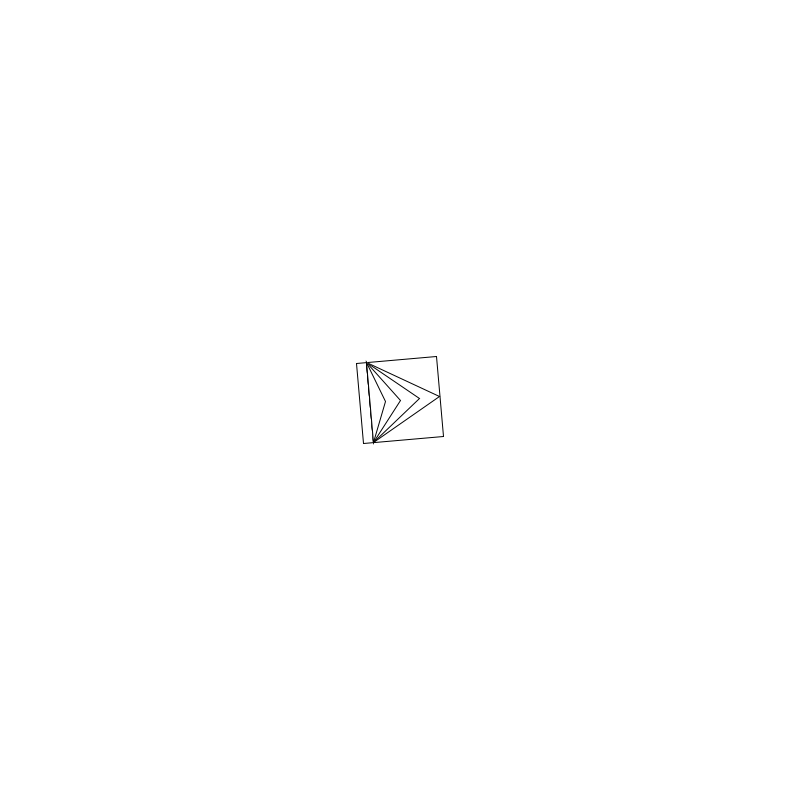
Frame 1 (no input)
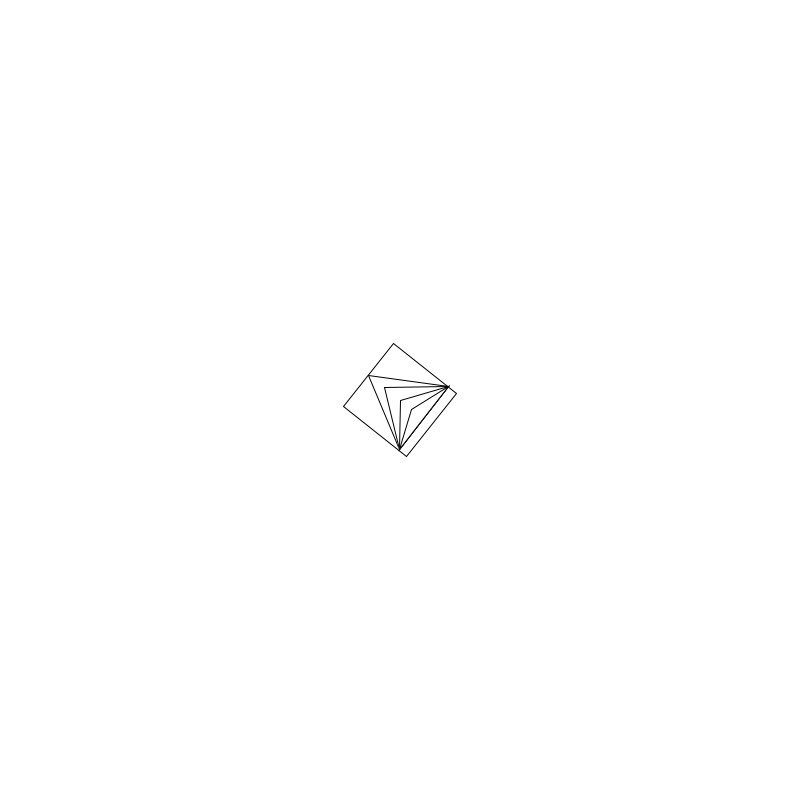
Frame 60 (the mouse pressed at the canvas centre just before this capture)
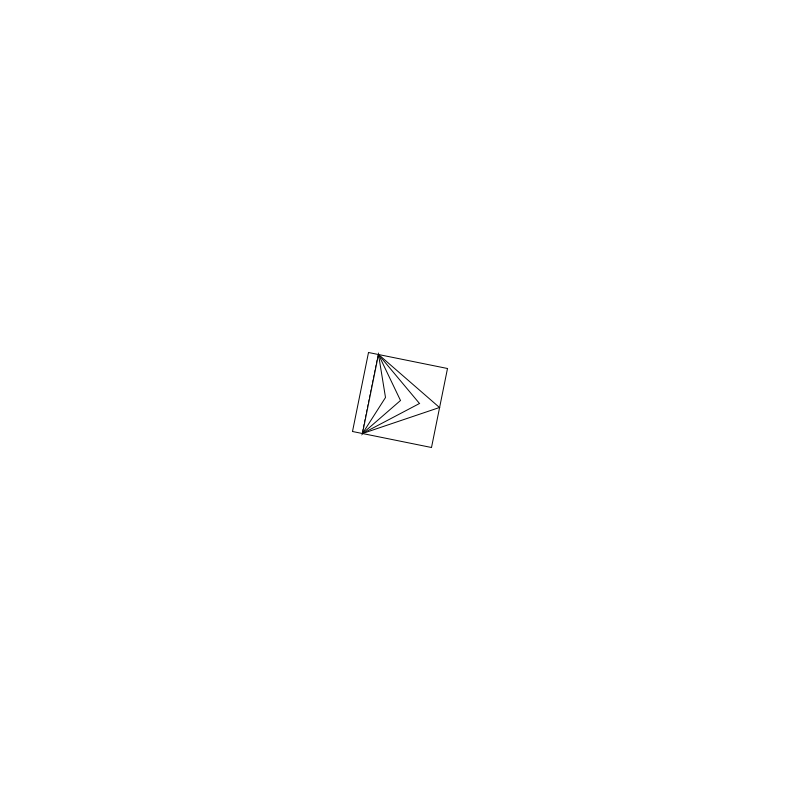
Frame 120 (the mouse held since frame 60 and released just before this capture)

The Processing sketch that drew these frames (run headless with seeded random() and noise(); from frame 60 on, the mouse is pressed at the canvas centre):

// Processing sketch: week05_Push_Pop_Translate_01
// ── week05_Push_Pop_Translate_01.pde


int gapX;
int gapY;

void setup() {
  surface.setLocation(0, 200);

  size(800, 800);

  background(#ffffff);

  gapX = 80;
  gapY = 80;
}

void draw() {
  background(#ffffff);

  pushMatrix();
  //
  translate(width/2,height/2) ;
  rotate(radians(millis() * 0.5));
  translate(-gapX/2, -gapY/2) ;
  fill(255, 255, 255);
  rect(0, 0, gapX, gapY) ;
  
  triangle(40, 35 - 35, 30 - 30, 105 - 35, 110 - 30, 105 - 35) ;
  triangle(40, 55 - 35, 30- 30, 105 - 35, 110 - 30, 105 - 35) ;
  triangle(40, 75 - 35, 30- 30, 105 - 35, 110 - 30, 105 - 35) ;
  triangle(40, 90 - 35, 30- 30, 105 - 35, 110 - 30, 105 - 35) ;
  popMatrix();
}
